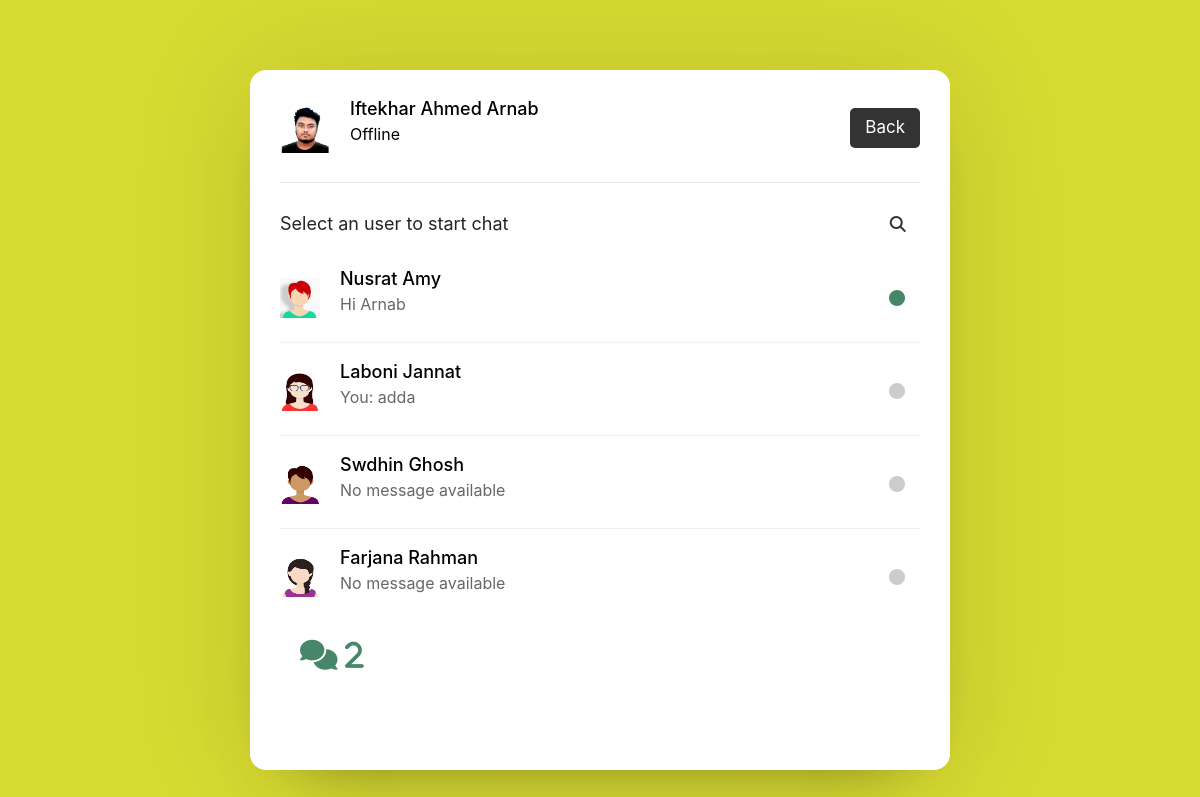
Page /chat/chat.php (signed in) on the committed database.
### tables this page shows
CREATE TABLE `users` (
  `fname` varchar(150) DEFAULT NULL,
  `lname` varchar(150) DEFAULT NULL,
  `uname` varchar(150) DEFAULT NULL,
  `email` varchar(150) DEFAULT NULL,
  `phone` varchar(150) DEFAULT NULL,
  `job` varchar(150) DEFAULT NULL,
  `about` varchar(500) DEFAULT NULL,
  `pass` varchar(150) DEFAULT NULL,
  `id` int(11) NOT NULL,
  `verified` varchar(20) DEFAULT NULL,
  `flag` int(11) DEFAULT 0,
  `content_count` int(11) DEFAULT 0,
  `pro_pic` varchar(500) DEFAULT NULL,
  `temp_id` varchar(50) DEFAULT NULL,
  `date_of_birth` varchar(100) DEFAULT NULL,
  `religion` varchar(100) DEFAULT NULL,
  `language` varchar(100) DEFAULT NULL,
  `relation` varchar(100) DEFAULT NULL,
  `blood` varchar(100) DEFAULT NULL,
  `nation` varchar(100) DEFAULT NULL,
  `address` varchar(100) DEFAULT NULL,
  `gender` varchar(50) DEFAULT NULL,
  `politics` varchar(50) DEFAULT NULL,
  `sports` varchar(400) DEFAULT NULL,
  `hobby` varchar(400) DEFAULT NULL,
  `temp_id2` varchar(50) DEFAULT NULL,
  `status` varchar(50) DEFAULT NULL,
  `s_verified` varchar(50) DEFAULT NULL
);

CREATE TABLE `messages` (
  `msg_id` int(11) NOT NULL,
  `receiver` int(255) NOT NULL,
  `sender` int(255) NOT NULL,
  `msg` varchar(1000) NOT NULL
);

### chat/chatuser.php (the view, shortened to what this page needs)
<?php
class chatusers
{
    function isfriend($user_id)
    {
        include('../include/connection.php');
        $myid = $_SESSION['logid'];
        $sql1 = "SELECT * FROM friend_list WHERE (sid = '$myid' AND rid = '$user_id' AND stat = 'a') OR (rid = '$myid' AND sid = '$user_id' AND stat = 'a')";
        $res1 = mysqli_query($con, $sql1);
        $count1 = mysqli_num_rows($res1);
        if ($count1 < 1) {
            return false;
        }
        return true;
    }
    function chatu()
    {
        include('../include/connection.php');
        $sender_id = $_SESSION['logid'];
        $sql = "SELECT * FROM users WHERE NOT id = '$sender_id' ORDER BY id DESC";
        $query = mysqli_query($con, $sql);
        $output = "";
        $count = 0;
        if (mysqli_num_rows($query) == 0) {
            $output .= "No users are available to chat";
        } elseif (mysqli_num_rows($query) > 0) {
            while ($row = mysqli_fetch_assoc($query)) {
                $isfrnd = $this->isfriend($row['id']);
                if ($isfrnd == true) {
                    $sql2 = "SELECT * FROM messages WHERE (receiver = {$row['id']} OR sender = {$row['id']}) AND (sender = '$sender_id' OR receiver = '$sender_id') ORDER BY msg_id DESC LIMIT 1";
                    $query2 = mysqli_query($con, $sql2);
                    $row2 = mysqli_fetch_assoc($query2);
                    (mysqli_num_rows($query2) > 0) ? $result = $row2['msg'] : $result = "No message available";
                    (strlen($result) > 28) ? $msg =  substr($result, 0, 28) . '...' : $msg = $result;
                    if (isset($row2['sender'])) {
                        ($sender_id == $row2['sender']) ? $you = "You: " : $you = "";
                    } else {
                        $you = "";
                    }
                    if ($row['status'] == "Offline") {
                        $offline = "offline";
                    } else {
                        $offline = "";
                        $count++;
                    }
                    if ($row['pro_pic'] != NULL) {
                        $cheakpic = $row['pro_pic'];
                    } else {
                        $cheakpic = 'default.jpg';
                    }
                    $output .= '<a href="chatbox.php?user_id=' . $row['id'] . '" style="text-decoration: none;">
                        <div class="content">
                              <img src="../ext-files/user/' . $cheakpic . '" alt="">
                        <div class="details">
                            <span>' . $row['fname'] . " " . $row['lname'] . '</span>
                            <p>' . $you . $msg . '</p>
                            <hide>
                        </div>
                        </div>
                        <div class="status-dot ' . $offline . '"><i class="fas fa-circle"></i></div>
                    </a>';
                }
            }
        }
        $this->out = $output;
        $this->count = $count;
    }
}
$chat = new chatusers();
$chat->chatu();

### chat/chat.php (shortened to what this page needs)
<?php
  class uchat
  {
      function friends()
      {
          include('../include/connection.php');
          $sql = mysqli_query($con, "SELECT * FROM users WHERE id = {$_SESSION['logid']}");
          if(mysqli_num_rows($sql) > 0){
            $row = mysqli_fetch_assoc($sql);
            $this->name =  $row['fname'] . ' ' . $row['lname'];
            $this->stat = $row['status'];
                if($row['pro_pic']!=NULL){
                    $cheakpic = $row['pro_pic'];
                }else{
                    $cheakpic = 'default.jpg';
                }
            $this->pic = $cheakpic;
          }
      }
  }
$uchat = new uchat();
$uchat->friends();
include('../chat/chatuser.php');
?>
<html>
<head>
    <link rel="stylesheet" href="https://cdnjs.cloudflare.com/ajax/libs/font-awesome/5.15.2/css/all.min.css" />
    <link rel="stylesheet" href="assets/fontawesome/css/all.css">
    <link rel="stylesheet" href="assets/bootstrap/css/bootstrap.min.css">
    <link rel="stylesheet" href="css/style.css?v=<?php echo time(); ?>">
    <link rel="stylesheet" href="assets/fontawesome/css/all.css">
    <link rel="stylesheet" href="assets/bootstrap/css/bootstrap.min.css">
</head>
<body>
    <div class="chat">
        <section class="users">
            <header>
                <div class="content">
                <img src="../ext-files/user/<?php echo $uchat->pic; ?>" alt="">
                    <div class="details">
                        <span><?php echo $uchat->name; ?></span>
                        <p><?php echo $uchat->stat; ?></p>
                    </div>
                </div>
                <a href="#" class="logout">Back</a>
            </header>
            <div class="search">
                <span class="text">Select an user to start chat</span>
                <button><i class="fas fa-search"></i></button>
            </div>
            <div class="users-list" id="refresh">
                    <?php echo $chat->out;?>
            </div>
        </section>
        <div class="Active">
            <i class='fas fa-comments' style='font-size:30px;color:#468669;'> <?php echo $chat->count;?></i>
        </div>
    </div>
</body>
</html>

### css/style.css (style rules this page uses)
:root { --transition-speed: 600ms; }
* { scrollbar-width: thin; scrollbar-color: #3d3f28 #faffaf; }
span { display: inline-block; width: 100%; max-height: 300px; -webkit-line-clamp: 2; display: -webkit-box; -webkit-box-orient: vertical; overflow: hidden; text-overflow: ellipsis; }

### chat/chat.php (style rules this page uses)
* { box-sizing: border-box; font-family: -apple-system, BlinkMacSystemFont, "segoe ui", roboto, oxygen, ubuntu, cantarell, "fira sans", "droid sans", "helvetica neue", Arial, sans-serif; font-size: 16px; -webkit-font-smoothing: antialiased; -moz-osx-font-smoothing: grayscale; }
body { display: flex; align-items: center; justify-content: center; min-height: 100vh; background-color: #d7da31; padding: 0 10px; }
.chat { background: #fff; max-width: 700px; max-height: 700px; width: 100%; height: 100%; border-radius: 16px; box-shadow: 0 0 128px 0 rgba(0, 0, 0, 0.1), 0 32px 64px -48px rgba(0, 0, 0, 0.5); margin: 100px auto; margin-top: 20px; }
.users { padding: 25px 30px; }
.users header, .users-list a { display: flex; align-items: center; padding-bottom: 20px; border-bottom: 1px solid #e6e6e6; justify-content: space-between; }
.users header img { height: 50px; width: 50px; }
:is(.users, .users-list) .content { display: flex; align-items: center; }
:is(.users, .users-list) .content .details { color: #000; margin-left: 20px; }
:is(.users, .users-list) .details span { font-size: 18px; font-weight: 500; }
.users header .logout { display: block; background: #333; color: #fff; outline: none; border: none; padding: 7px 15px; text-decoration: none; border-radius: 5px; font-size: 17px; }
.users .search { margin: 20px 0; display: flex; position: relative; align-items: center; justify-content: space-between; }
.users .search .text { font-size: 18px; }
.users .search button { position: relative; z-index: 1; width: 47px; height: 42px; font-size: 17px; cursor: pointer; border: none; background: #fff; color: #333; outline: none; border-radius: 0 5px 5px 0; transition: all 0.2s ease; }
.users-list { max-height: 350px; overflow-y: auto; }
:is(.users-list, .chat-box)::-webkit-scrollbar { width: 0px; }
.users-list a { padding-bottom: 10px; margin-bottom: 15px; padding-right: 15px; border-bottom-color: #f1f1f1; }
.users-list a img { height: 40px; width: 40px; }
.users-list a .details p { color: #67676a; }
.users-list a .status-dot { font-size: 12px; color: #468669; padding-left: 10px; }
.users-list a .status-dot.offline { color: #ccc; }
.Active { padding-left: 50px; }

### rows in the picture
users: pro_pic (picture), fname+lname "Iftekhar Ahmed Arnab", status "Offline"
users: pro_pic (picture), fname "Nusrat", lname "Amy", messages.msg "Hi Arnab"
users: pro_pic (picture), fname "Laboni", lname "Jannat", messages.sender "You:", messages.msg "adda"
users: pro_pic (picture), fname "Swdhin", lname "Ghosh", msg "No message available"
users: pro_pic (picture), fname "Farjana", lname "Rahman", msg "No message available"

### other values in the picture
$chat->count "2"
